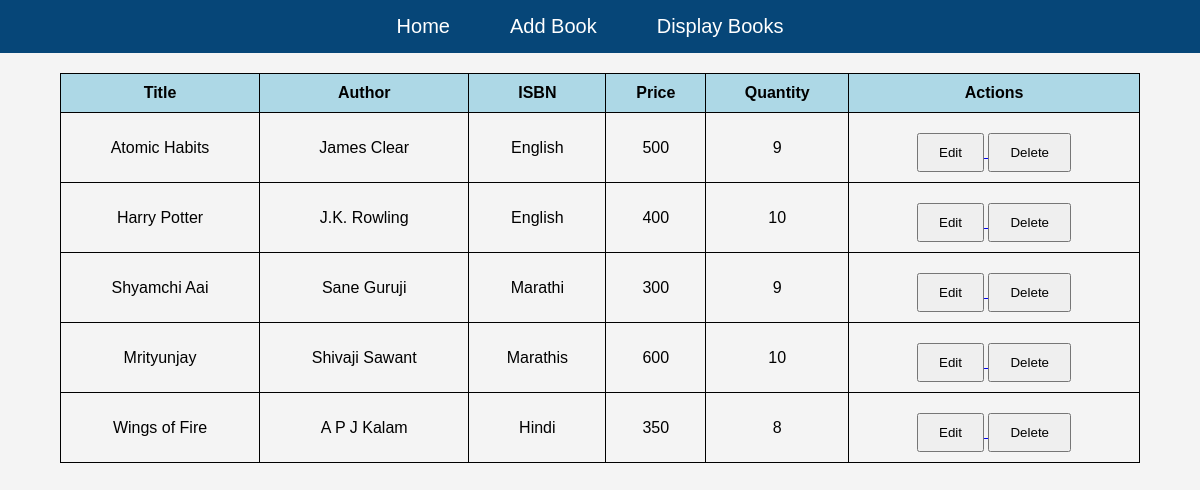
The app's page /display/ with its own data.
### books/models.py (models this page shows, shortened)
class BookModel(models.Model):
    title = models.CharField(max_length=100)
    author = models.CharField(max_length=100)
    language = models.CharField(max_length=20)
    price = models.IntegerField()
    quantity = models.IntegerField()

### books/views.py (the view)
# urls.py: path('display/', views.display, name='display'),
def display(request):
    data = BookModel.objects.all()
    return render(request, 'display.html', {'data': data})

### books/templates/display.html
{% extends 'main.html' %}
{% block content %}
<table>
    <tr>
        <th>Title</th>
        <th>Author</th>
        <th>ISBN</th>
        <th>Price</th>
        <th>Quantity</th>
        <th>Actions</th>
    </tr>
    {% for i in data %}
    <tr>
        <td>{{ i.title }}</td>
        <td>{{ i.author }}</td>
        <td>{{ i.language }}</td>
        <td>{{ i.price }}</td>
        <td>{{ i.quantity }}</td>
        <td>
            <a href="{% url 'update' i.id %}">
                <button>Edit</button>
            </a>
            <a href="{% url 'delete' i.id %}">
                <button>Delete</button>
            </a>
        </td>
    </tr>
    {% endfor %}
</table>
{% endblock %}

### templates/main.html (shortened to what this page needs)
<!DOCTYPE html>
<html>
<head>
</head>
<body>
<div class="navbar">
    <a href="{% url 'home' %}">Home</a>
    <a href="{% url 'create' %}">Add Book</a>
    <a href="{% url 'display' %}">Display Books</a>
</div>
{% block content %}
{% endblock %}
</body>
</html>

### templates/main.html (style rules this page uses)
body { font-family: Arial; margin: 0; background-color: #f4f4f4; }
.navbar { background-color: rgb(6, 70, 120); padding: 15px; display: flex; justify-content: center; gap: 40px; }
.navbar a { color: white; text-decoration: none; margin-right: 20px; text-align: center; font-size: 20px; }
table { width: 90%; margin: auto; border-collapse: collapse; margin-top: 20px; }
th, td { border: 1px solid black; padding: 10px; text-align: center; }
th { background-color: lightblue; }
button { padding: 10px 20px; margin-top: 10px; }

### records on screen
BookModel: title "Atomic Habits", author "James Clear", language "English", price "500", quantity "9"
BookModel: title "Harry Potter", author "J.K. Rowling", language "English", price "400", quantity "10"
BookModel: title "Shyamchi Aai", author "Sane Guruji", language "Marathi", price "300", quantity "9"
BookModel: title "Mrityunjay", author "Shivaji Sawant", language "Marathis", price "600", quantity "10"
BookModel: title "Wings of Fire", author "A P J Kalam", language "Hindi", price "350", quantity "8"
